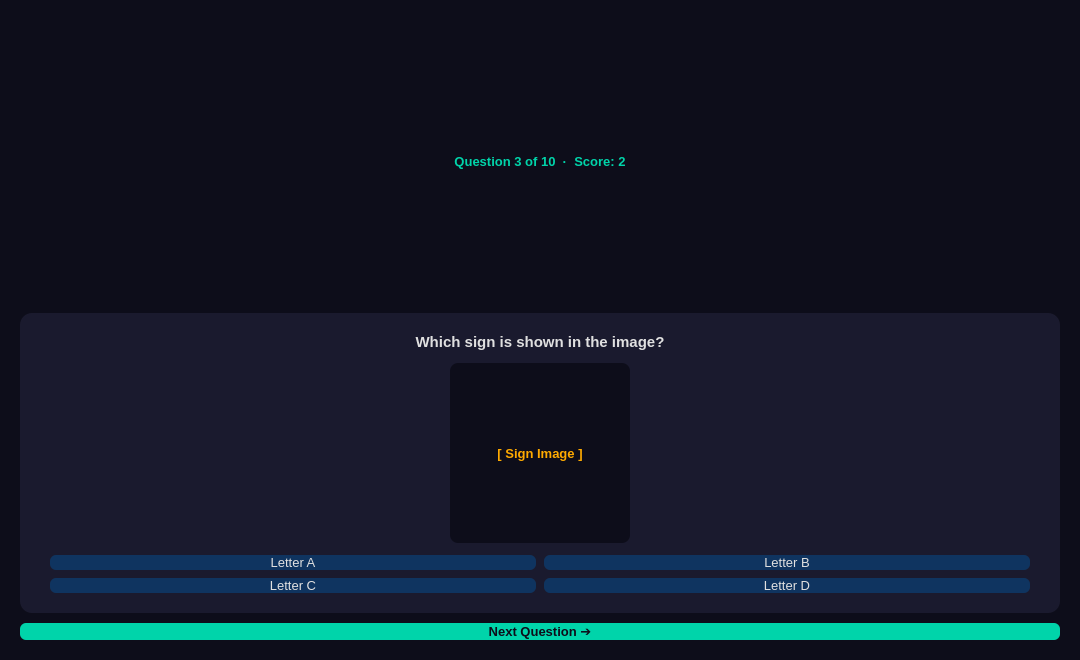
<?xml version='1.0' encoding='utf-8'?>
<ui version="4.0">
 <class>QuizScreen</class>
 <widget class="QWidget" name="pageQuiz">
  <property name="geometry">
   <rect>
    <x>0</x>
    <y>0</y>
    <width>1080</width>
    <height>660</height>
   </rect>
  </property>
  <property name="styleSheet">
   <string>QWidget { background-color: #0d0d1a; }</string>
  </property>
  <layout class="QVBoxLayout" name="quizMainLayout">
   <property name="leftMargin">
    <number>20</number>
   </property>
   <property name="topMargin">
    <number>20</number>
   </property>
   <property name="rightMargin">
    <number>20</number>
   </property>
   <property name="bottomMargin">
    <number>20</number>
   </property>
   <property name="spacing">
    <number>10</number>
   </property>
   <item>
    <widget class="QLabel" name="quizHeaderLabel">
     <property name="text">
      <string>Question 3 of 10  ·  Score: 2</string>
     </property>
     <property name="alignment">
      <set>Qt::AlignCenter</set>
     </property>
     <property name="styleSheet">
      <string>QLabel { color: #00d4aa; font-size: 13px; font-weight: bold; }</string>
     </property>
    </widget>
   </item>
   <item>
    <widget class="QFrame" name="quizQuestionFrame">
     <property name="styleSheet">
      <string>QFrame { background-color: #1a1a2e; border-radius: 12px; }</string>
     </property>
     <layout class="QVBoxLayout" name="quizQuestionLayout">
      <property name="leftMargin">
       <number>30</number>
      </property>
      <property name="topMargin">
       <number>20</number>
      </property>
      <property name="rightMargin">
       <number>30</number>
      </property>
      <property name="bottomMargin">
       <number>20</number>
      </property>
      <property name="spacing">
       <number>12</number>
      </property>
      <property name="alignment">
       <set>Qt::AlignCenter</set>
      </property>
      <item>
       <widget class="QLabel" name="quizQuestionLabel">
        <property name="text">
         <string>Which sign is shown in the image?</string>
        </property>
        <property name="alignment">
         <set>Qt::AlignCenter</set>
        </property>
        <property name="styleSheet">
         <string>QLabel { color: #e0e0e0; font-size: 15px; font-weight: bold; background: transparent; }</string>
        </property>
       </widget>
      </item>
      <item>
       <layout class="QHBoxLayout">
        <item>
         <spacer>
          <property name="orientation">
           <enum>Qt::Horizontal</enum>
          </property>
          <property name="sizeHint" stdset="0">
           <size>
            <width>40</width>
            <height>20</height>
           </size>
          </property>
         </spacer>
        </item>
        <item>
         <widget class="QFrame" name="quizImageFrame">
          <property name="minimumSize">
           <size>
            <width>180</width>
            <height>180</height>
           </size>
          </property>
          <property name="maximumSize">
           <size>
            <width>180</width>
            <height>180</height>
           </size>
          </property>
          <property name="styleSheet">
           <string>QFrame { background-color: #0d0d1a; border-radius: 8px; }</string>
          </property>
          <layout class="QVBoxLayout">
           <item>
            <widget class="QLabel" name="quizImageLabel">
             <property name="text">
              <string>[ Sign Image ]</string>
             </property>
             <property name="alignment">
              <set>Qt::AlignCenter</set>
             </property>
             <property name="styleSheet">
              <string>QLabel { color: #ffaa00; font-size: 13px; font-weight: bold; background: transparent; }</string>
             </property>
            </widget>
           </item>
          </layout>
         </widget>
        </item>
        <item>
         <spacer>
          <property name="orientation">
           <enum>Qt::Horizontal</enum>
          </property>
          <property name="sizeHint" stdset="0">
           <size>
            <width>40</width>
            <height>20</height>
           </size>
          </property>
         </spacer>
        </item>
       </layout>
      </item>
      <item>
       <layout class="QGridLayout" name="quizChoicesGrid">
        <property name="spacing">
         <number>8</number>
        </property>
        <item row="0" column="0">
         <widget class="QPushButton" name="quizChoice1Btn">
          <property name="text">
           <string>Letter A</string>
          </property>
          <property name="minimumHeight">
           <number>42</number>
          </property>
          <property name="styleSheet">
           <string>QPushButton { background-color: #0f3460; color: #e0e0e0; border: none; border-radius: 6px; font-size: 13px; } QPushButton:hover { background-color: #e94560; }</string>
          </property>
         </widget>
        </item>
        <item row="0" column="1">
         <widget class="QPushButton" name="quizChoice2Btn">
          <property name="text">
           <string>Letter B</string>
          </property>
          <property name="minimumHeight">
           <number>42</number>
          </property>
          <property name="styleSheet">
           <string>QPushButton { background-color: #0f3460; color: #e0e0e0; border: none; border-radius: 6px; font-size: 13px; } QPushButton:hover { background-color: #e94560; }</string>
          </property>
         </widget>
        </item>
        <item row="1" column="0">
         <widget class="QPushButton" name="quizChoice3Btn">
          <property name="text">
           <string>Letter C</string>
          </property>
          <property name="minimumHeight">
           <number>42</number>
          </property>
          <property name="styleSheet">
           <string>QPushButton { background-color: #0f3460; color: #e0e0e0; border: none; border-radius: 6px; font-size: 13px; } QPushButton:hover { background-color: #e94560; }</string>
          </property>
         </widget>
        </item>
        <item row="1" column="1">
         <widget class="QPushButton" name="quizChoice4Btn">
          <property name="text">
           <string>Letter D</string>
          </property>
          <property name="minimumHeight">
           <number>42</number>
          </property>
          <property name="styleSheet">
           <string>QPushButton { background-color: #0f3460; color: #e0e0e0; border: none; border-radius: 6px; font-size: 13px; } QPushButton:hover { background-color: #e94560; }</string>
          </property>
         </widget>
        </item>
       </layout>
      </item>
     </layout>
    </widget>
   </item>
   <item>
    <widget class="QPushButton" name="quizNextBtn">
     <property name="text">
      <string>Next Question ➔</string>
     </property>
     <property name="minimumHeight">
      <number>40</number>
     </property>
     <property name="styleSheet">
      <string>QPushButton { background-color: #00d4aa; color: #0d0d1a; border: none; border-radius: 6px; font-size: 13px; font-weight: bold; } QPushButton:hover { background-color: #0f3460; color: white; }</string>
     </property>
    </widget>
   </item>
  </layout>
 </widget>
 <resources />
 <connections />
</ui>
